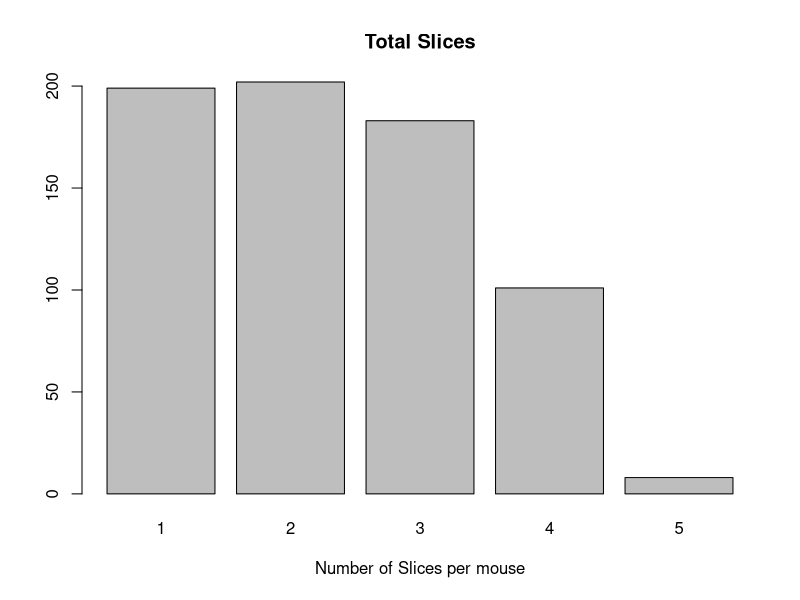
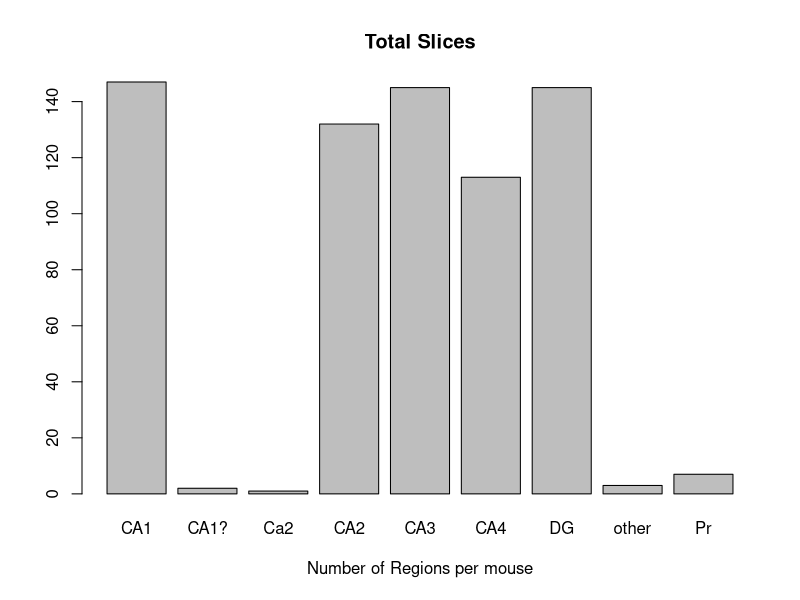
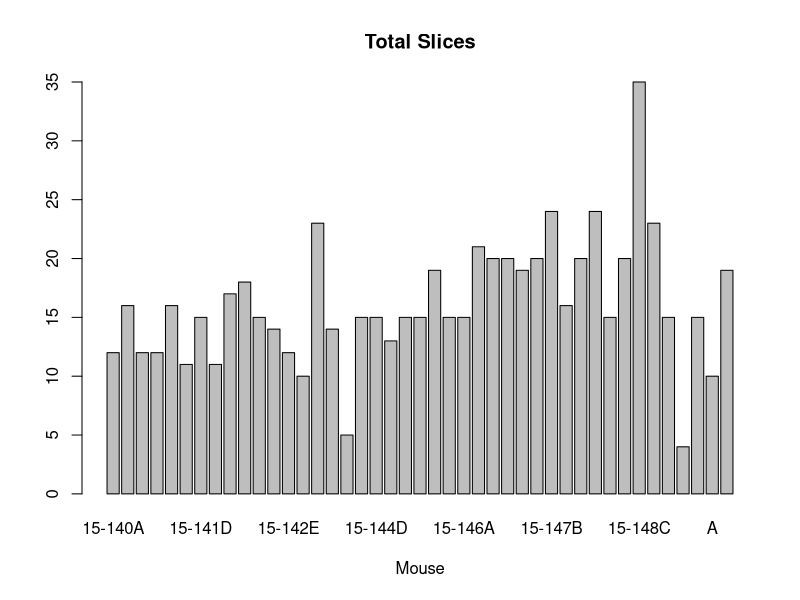
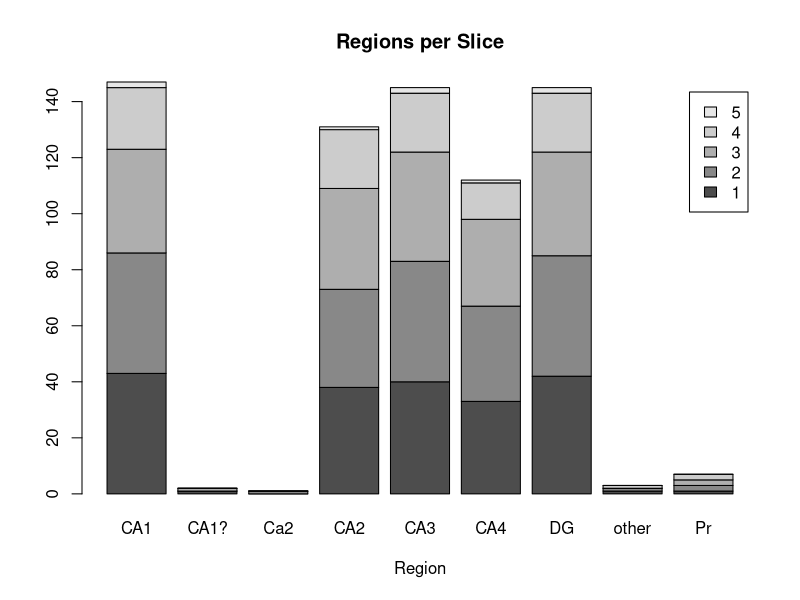

Write the R code that produced these figures, in order.
#analysis of samples collected
setwd("C:/Users/RMH/Dropbox/BehavEphyRNAseq/RNAseqSamples")
punches<-read.csv("punches_060915.csv", header=TRUE)
summary(punches)

## Some summary figures to look at all samples
counts <- table(punches$Slice)
barplot(counts, main="Total Slices", 
        xlab="Number of Slices per mouse")
counts <- table(punches$Punch)
barplot(counts, main="Total Slices", 
        xlab="Number of Regions per mouse")
counts <- table(punches$Mouse)
barplot(counts, main="Total Slices", 
        xlab="Mouse")
counts <- table(punches$Slice, punches$Punch)
barplot(counts, main="Regions per Slice",
        xlab="Region", 
        legend = rownames(counts))

#make new datset with just "Mouse" "Date" "Slice.collector", "location"  
